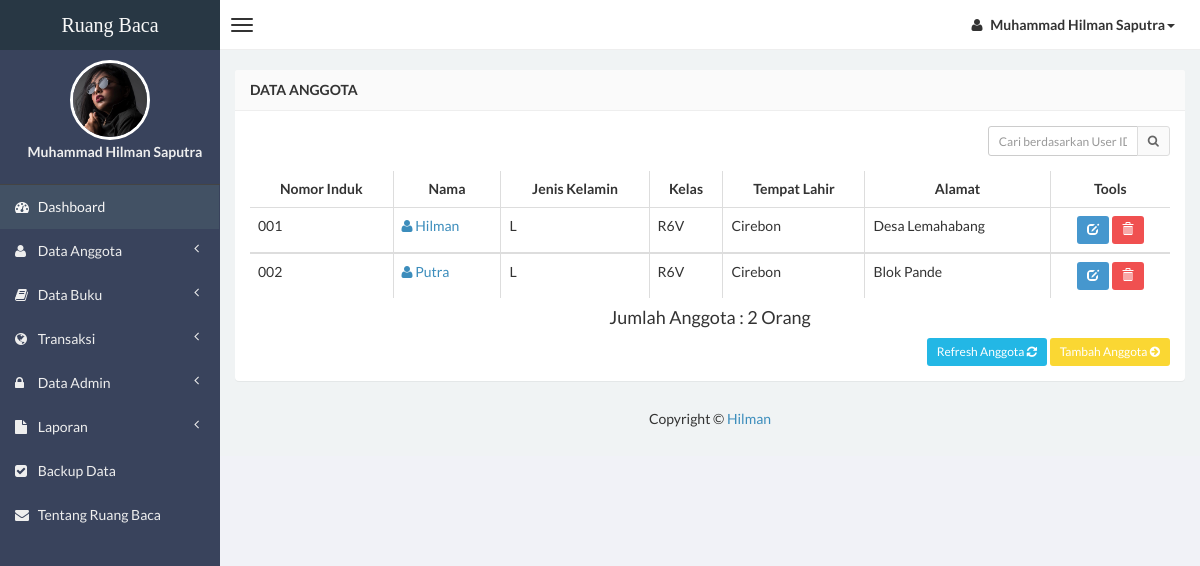
Screenshot of /admin/anggota.php (signed in) with the database file from the repository.
### tables this page shows
CREATE TABLE `data_anggota` (
  `id` int(4) NOT NULL,
  `no_induk` varchar(5) NOT NULL,
  `nama` varchar(150) NOT NULL,
  `jk` varchar(2) NOT NULL,
  `kelas` varchar(5) NOT NULL,
  `ttl` varchar(100) NOT NULL,
  `alamat` varchar(250) NOT NULL,
  `foto` varchar(75) NOT NULL
);

### admin/anggota.php (the view, shortened to what this page needs)
<?php
if (empty($_SESSION['username'])) {
    header('location:../index.php');
} else {
    ?>
<!DOCTYPE html>
<html>
<head>
    <link href="../css/bootstrap.min.css" rel="stylesheet" type="text/css" />
    <link href="../css/font-awesome.min.css" rel="stylesheet" type="text/css" />
    <link href="../css/ionicons.min.css" rel="stylesheet" type="text/css" />
    <link href="../css/morris/morris.css" rel="stylesheet" type="text/css" />
    <link href="../css/jvectormap/jquery-jvectormap-1.2.2.css" rel="stylesheet" type="text/css" />
    <link href="../css/datepicker/datepicker3.css" rel="stylesheet" type="text/css" />
    <link href="../css/daterangepicker/daterangepicker-bs3.css" rel="stylesheet" type="text/css" />
    <link href="../css/iCheck/all.css" rel="stylesheet" type="text/css" />
    <link href="../css/style.css" rel="stylesheet" type="text/css" />
      </head>
      <body class="skin-black">
        <header class="header">
            <a href="index.php" class="logo">
                Ruang Baca
            </a>
            <nav class="navbar navbar-static-top" role="navigation">
                <a href="#" class="navbar-btn sidebar-toggle" data-toggle="offcanvas" role="button">
                    <span class="icon-bar"></span>
                    <span class="icon-bar"></span>
                    <span class="icon-bar"></span>
                </a>
                <div class="navbar-right">
                    <ul class="nav navbar-nav">
                        <li class="dropdown user user-menu">
                            <a href="#" class="dropdown-toggle" data-toggle="dropdown">
                                <i class="fa fa-user"></i>
                                <span>Muhammad Hilman Saputra<i class="caret"></i></span>
                            </a>
                                </li>
                            </ul>
                        </div>
                    </nav>
                </header>
<?php }?>
                <div class="wrapper row-offcanvas row-offcanvas-left">
                    <aside class="left-side sidebar-offcanvas">
                        <section class="sidebar">
                            <div class="user-panel">
                                <div>
                                    <center><img src="<?php echo $_SESSION['gambar']; ?>" height="80" width="80" class="img-circle" alt="User Image" style="border: 3px solid white;" /></center>
                                </div>
                                <div class="info">
                                    <center><p>Muhammad Hilman Saputra</p></center>
                                </div>
                            </div>
                            <?php include "menu.php";?>
                        </section>
                    </aside>
                    <aside class="right-side">
                <section class="content">
                    <div class="row">
                        <div class="col-xs-12">
                            <div class="panel">
                                <header class="panel-heading">
                                    <b>Data Anggota</b>
                                </header>
                                <div class="panel-body table-responsive">
                                    <div class="box-tools m-b-15">
                                    <form action="anggota.php" method="POST">
                                        <div class="input-group">
                                        <input type='text' class="form-control input-sm pull-right" style="width: 150px;"  name='qcari' placeholder='Cari berdasarkan User ID dan Username' required />
                                            <div class="input-group-btn">
                                                <button class="btn btn-sm btn-default" type="submit"><i class="fa fa-search"></i></button>
                                            </div>
                                        </div>
                                    </form>
                                    </div>
                                    <?php
$query1 = "select * from data_anggota";
$tampil = mysqli_query($conn, $query1) or die(mysqli_error());
?>
                                    <table id="example" class="table table-hover table-bordered">
                  <thead>
                      <tr>
                        <th><center>Nomor Induk </center></th>
                        <th><center>Nama </center></th>
                        <th><center>Jenis Kelamin </center></th>
                        <th><center>Kelas </center></th>
                        <th><center>Tempat Lahir </center></th>
                        <th><center>Alamat </center></th>
                        <th><center>Tools</center></th>
                      </tr>
                  </thead>
                     <?php while ($data = mysqli_fetch_array($tampil)) {?>
                    <tbody>
                    <tr>
                    <td><?php echo $data['no_induk']; ?></td>
                    <td><a href="detail-anggota.php?hal=edit&kd=<?php echo $data['id']; ?>"><span class="fa fa-user"></span> <?php echo $data['nama']; ?></a></td>
                    <td><?php echo $data['jk']; ?></td>
                    <td><?php echo $data['kelas']; ?></td>
                    <td><?php echo $data['ttl']; ?></td>
                    <td><?php echo $data['alamat']; ?></td>
                    <td><center><div id="thanks"><a class="btn btn-sm btn-primary" data-placement="bottom" data-toggle="tooltip" title="Edit Anggota" href="edit-anggota.php?hal=edit&kd=<?php echo $data['id']; ?>"><span class="glyphicon glyphicon-edit"></span></a>
                    <a onclick="return confirm ('Yakin hapus <?php echo $data['nama']; ?>.?');" class="btn btn-sm btn-danger tooltips" data-placement="bottom" data-toggle="tooltip" title="Hapus Anggota" href="hapus-anggota.php?hal=hapus&kd=<?php echo $data['id']; ?>"><span class="glyphicon glyphicon-trash"></a></center></td></tr></div>
                 <?php
}
?>
                  <?php $tampil = mysqli_query($conn, "select * from data_anggota order by id");
$user = mysqli_num_rows($tampil);
?>
                  <center><h4>Jumlah Anggota : <?php echo "$user"; ?> Orang </h4> </center>
                <div class="text-right" style="margin-top: 10px;">
                 <a href="anggota.php" class="btn btn-sm btn-info">Refresh Anggota <i class="fa fa-refresh"></i></a> <a href="input-anggota.php" class="btn btn-sm btn-warning">Tambah Anggota <i class="fa fa-arrow-circle-right"></i></a>
                </div>
                                </div>
                            </div>
                        </div>
              <center><h5 class="form-signin">Copyright &copy; <a href="#" data-toggle="modal" data-target="#contact">Hilman</a></h5></center>
</body>
</html>

### rows the page displays
data_anggota: no_induk "001", nama "Hilman", jk "L", kelas "R6V", ttl "Cirebon", alamat "Desa Lemahabang"
data_anggota: no_induk "002", nama "Putra", jk "L", kelas "R6V", ttl "Cirebon", alamat "Blok Pande"

### other values shown
$user "2"
